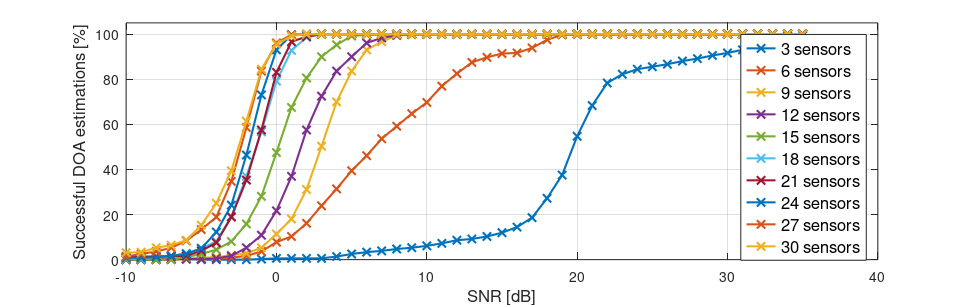

Write the MATLAB code that produced this figure.
function showResults()

    loadedData = load('results.mat');

    firstElementToDisplay = 1;
    amountToDisplay = 10;

%     for index = firstElementToDisplay : amountToDisplay
%         plot(loadedData.SNR_VALUES, loadedData.results(index, :), 'o', 'LineWidth', 1.5);
%         hold on
%     end
    interpolatedXaxis = [-2 : 1 : 25];
    for index = firstElementToDisplay : amountToDisplay
%         interpolatedYaxis = interp1(loadedData.SNR_VALUES, loadedData.results(index, :), interpolatedXaxis, 'pchip');
%         plot(interpolatedXaxis, interpolatedYaxis, 'x-', 'LineWidth', 1.5);
        plot(loadedData.SNR_VALUES, loadedData.results(index, :), 'x-', 'LineWidth', 1.5);
        hold on
    end
    grid on

    legendStrings = {};
    for index = firstElementToDisplay : amountToDisplay
        legendStrings{index - firstElementToDisplay + 1} = sprintf('%d sensors', loadedData.AMOUNT_OF_SENSORS(index));
    end

    ylim([0 105]);
    legend(legendStrings, 'FontSize', 12, 'Location', 'best');
    xlabel('SNR [dB]', 'FontSize', 12);
    ylabel('Successful DOA estimations [%]', 'FontSize', 12);

    % Save plot to file
    set(gcf, 'PaperPosition', [-0.5 0.05 9.7 3.05]);
    set(gcf, 'PaperSize', [8.5 3.0]);
    saveas(gcf, 'snr_vs_doa.pdf', 'pdf');
    close all

end
